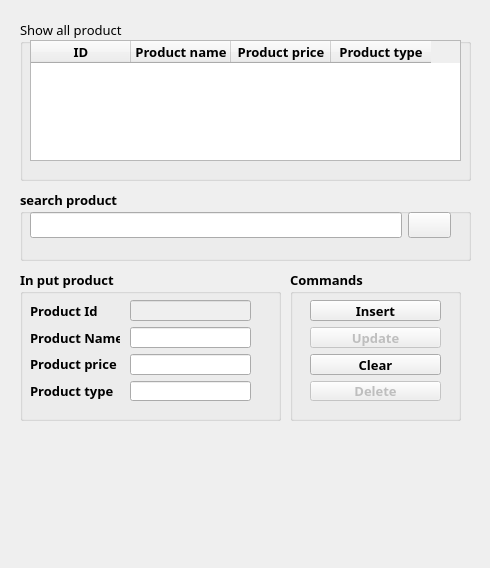
<?xml version="1.0" encoding="UTF-8"?>
<ui version="4.0">
 <class>product</class>
 <widget class="QWidget" name="product">
  <property name="geometry">
   <rect>
    <x>0</x>
    <y>0</y>
    <width>490</width>
    <height>568</height>
   </rect>
  </property>
  <property name="font">
   <font>
    <family>NSimSun</family>
    <pointsize>10</pointsize>
   </font>
  </property>
  <property name="windowTitle">
   <string>Form</string>
  </property>
  <property name="windowIcon">
   <iconset>
    <normaloff>Icon/product.png</normaloff>Icon/product.png</iconset>
  </property>
  <widget class="QGroupBox" name="groupBox">
   <property name="geometry">
    <rect>
     <x>20</x>
     <y>20</y>
     <width>451</width>
     <height>161</height>
    </rect>
   </property>
   <property name="font">
    <font>
     <family>Nirmala Text</family>
     <pointsize>10</pointsize>
    </font>
   </property>
   <property name="title">
    <string>Show all product</string>
   </property>
   <widget class="QTableWidget" name="TBproduct">
    <property name="geometry">
     <rect>
      <x>10</x>
      <y>20</y>
      <width>431</width>
      <height>121</height>
     </rect>
    </property>
    <property name="font">
     <font>
      <family>Nirmala Text</family>
      <pointsize>10</pointsize>
      <bold>true</bold>
     </font>
    </property>
    <column>
     <property name="text">
      <string>ID</string>
     </property>
    </column>
    <column>
     <property name="text">
      <string>Product name</string>
     </property>
    </column>
    <column>
     <property name="text">
      <string>Product price</string>
     </property>
    </column>
    <column>
     <property name="text">
      <string>Product type</string>
     </property>
    </column>
   </widget>
  </widget>
  <widget class="QGroupBox" name="groupBox_2">
   <property name="geometry">
    <rect>
     <x>20</x>
     <y>190</y>
     <width>451</width>
     <height>71</height>
    </rect>
   </property>
   <property name="font">
    <font>
     <family>Nirmala Text</family>
     <pointsize>10</pointsize>
     <bold>true</bold>
    </font>
   </property>
   <property name="title">
    <string>search product</string>
   </property>
   <widget class="QWidget" name="layoutWidget">
    <property name="geometry">
     <rect>
      <x>10</x>
      <y>20</y>
      <width>421</width>
      <height>31</height>
     </rect>
    </property>
    <layout class="QHBoxLayout" name="horizontalLayout">
     <item>
      <widget class="QLineEdit" name="txtSearch"/>
     </item>
     <item>
      <widget class="QPushButton" name="btnSearch">
       <property name="text">
        <string/>
       </property>
       <property name="icon">
        <iconset>
         <normaloff>Icon/cloud.png</normaloff>Icon/cloud.png</iconset>
       </property>
      </widget>
     </item>
    </layout>
   </widget>
  </widget>
  <widget class="QGroupBox" name="groupBox_3">
   <property name="geometry">
    <rect>
     <x>20</x>
     <y>270</y>
     <width>261</width>
     <height>151</height>
    </rect>
   </property>
   <property name="font">
    <font>
     <family>Nirmala Text</family>
     <pointsize>10</pointsize>
     <bold>true</bold>
    </font>
   </property>
   <property name="title">
    <string>In put product</string>
   </property>
   <widget class="QWidget" name="layoutWidget">
    <property name="geometry">
     <rect>
      <x>110</x>
      <y>30</y>
      <width>121</width>
      <height>101</height>
     </rect>
    </property>
    <layout class="QVBoxLayout" name="verticalLayout">
     <item>
      <widget class="QLineEdit" name="txtID">
       <property name="enabled">
        <bool>false</bool>
       </property>
      </widget>
     </item>
     <item>
      <widget class="QLineEdit" name="txtName"/>
     </item>
     <item>
      <widget class="QLineEdit" name="txtPrice"/>
     </item>
     <item>
      <widget class="QLineEdit" name="txtType"/>
     </item>
    </layout>
   </widget>
   <widget class="QWidget" name="layoutWidget">
    <property name="geometry">
     <rect>
      <x>10</x>
      <y>30</y>
      <width>90</width>
      <height>101</height>
     </rect>
    </property>
    <layout class="QVBoxLayout" name="verticalLayout_2">
     <item>
      <widget class="QLabel" name="label">
       <property name="text">
        <string>Product Id</string>
       </property>
      </widget>
     </item>
     <item>
      <widget class="QLabel" name="label_2">
       <property name="text">
        <string>Product Name</string>
       </property>
      </widget>
     </item>
     <item>
      <widget class="QLabel" name="label_3">
       <property name="text">
        <string>Product price</string>
       </property>
      </widget>
     </item>
     <item>
      <widget class="QLabel" name="label_4">
       <property name="text">
        <string>Product type</string>
       </property>
      </widget>
     </item>
    </layout>
   </widget>
  </widget>
  <widget class="QGroupBox" name="groupBox_4">
   <property name="geometry">
    <rect>
     <x>290</x>
     <y>270</y>
     <width>171</width>
     <height>151</height>
    </rect>
   </property>
   <property name="font">
    <font>
     <family>Nirmala Text</family>
     <pointsize>10</pointsize>
     <bold>true</bold>
    </font>
   </property>
   <property name="title">
    <string>Commands</string>
   </property>
   <widget class="QWidget" name="layoutWidget">
    <property name="geometry">
     <rect>
      <x>20</x>
      <y>30</y>
      <width>131</width>
      <height>101</height>
     </rect>
    </property>
    <layout class="QVBoxLayout" name="verticalLayout_3">
     <item>
      <widget class="QPushButton" name="btnInsert">
       <property name="text">
        <string>Insert</string>
       </property>
       <property name="icon">
        <iconset>
         <normaloff>Icon/import.png</normaloff>Icon/import.png</iconset>
       </property>
      </widget>
     </item>
     <item>
      <widget class="QPushButton" name="btnUpdate">
       <property name="enabled">
        <bool>false</bool>
       </property>
       <property name="text">
        <string>Update</string>
       </property>
       <property name="icon">
        <iconset>
         <normaloff>Icon/data-processing.png</normaloff>Icon/data-processing.png</iconset>
       </property>
      </widget>
     </item>
     <item>
      <widget class="QPushButton" name="btnClear">
       <property name="text">
        <string>Clear</string>
       </property>
       <property name="icon">
        <iconset>
         <normaloff>Icon/broom.png</normaloff>Icon/broom.png</iconset>
       </property>
      </widget>
     </item>
     <item>
      <widget class="QPushButton" name="btnDelete">
       <property name="enabled">
        <bool>false</bool>
       </property>
       <property name="text">
        <string>Delete</string>
       </property>
       <property name="icon">
        <iconset>
         <normaloff>Icon/delete.png</normaloff>Icon/delete.png</iconset>
       </property>
      </widget>
     </item>
    </layout>
   </widget>
  </widget>
 </widget>
 <resources/>
 <connections/>
</ui>
